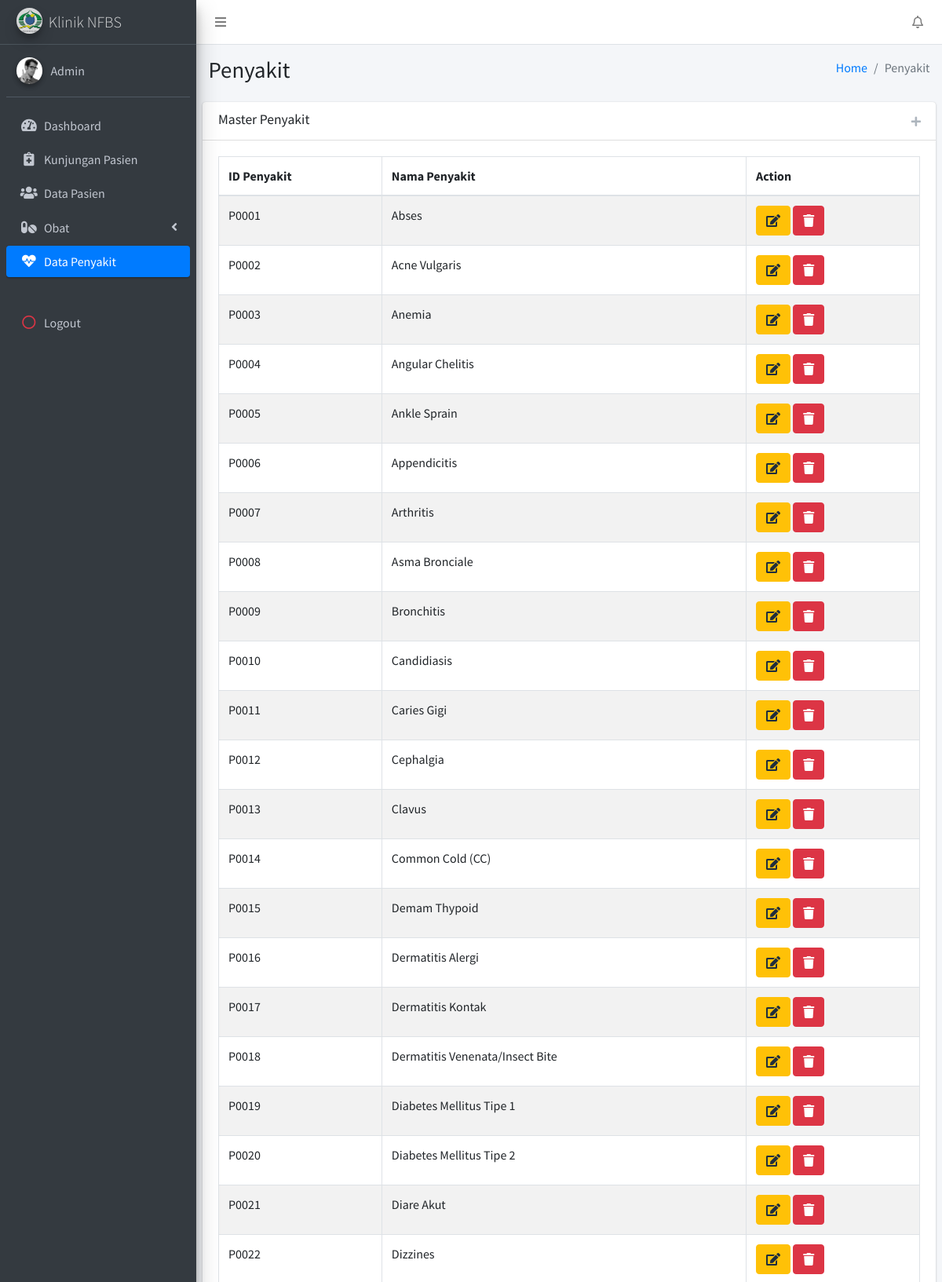
Screenshot of /views/admin/penyakit.php (signed in, upper part) with the database file from the repository.
### tables this page shows
CREATE TABLE `penyakit` (
  `id_penyakit` varchar(12) NOT NULL,
  `nama_penyakit` varchar(50) NOT NULL
);

### views/admin/penyakit.php (the view, shortened to what this page needs)
<!DOCTYPE html>
<html>
<head>
  <?php
    include ('dist/header.php');
  ?>
</head>
<body class="hold-transition sidebar-mini">
<div class="wrapper">
<?php
  include ('dist/navbar.php');
  include ('dist/sidebar.php');
?>
  <div class="content-wrapper">
    <section class="content-header">
      <div class="container-fluid">
        <div class="row mb-2">
          <div class="col-sm-6">
            <h1>Penyakit</h1>
          </div>
          <div class="col-sm-6">
            <ol class="breadcrumb float-sm-right">
              <li class="breadcrumb-item"><a href="home.php">Home</a></li>
              <li class="breadcrumb-item active">Penyakit</li>
            </ol>
          </div>
        </div>
      </div>
    </section>
    <section class="content">
      <div class="card">
        <div class="card-header">
          <h3 class="card-title">Master Penyakit</h3>
          <div class="card-tools">
            <button href="#tambah" data-toggle="modal" type="button" class="btn btn-tool" title="Tambah Data">
              <i class="fas fa-plus"></i></button>
          </div>
        </div>
        <div class="card-body">
                <table id="example1" class="table table-bordered table-striped">
      <thead>
        <th>ID Penyakit</th>
        <th>Nama Penyakit</th>
        <th>Action</th>
      </thead>
      <tbody>
        <?php
          $query=mysqli_query($conn,"select * from `penyakit`");
          while($row=mysqli_fetch_array($query)){
          ?>
          <tr>
            <td><?php echo $row['id_penyakit']; ?></td>
            <td><?php echo $row['nama_penyakit']; ?></td>
            <td>
            <button type='button' class='btn btn-warning' href="#edit<?php echo $row['id_penyakit']; ?>" data-toggle='modal' title='Edit Data Pasien'> <i class='fas fa-edit'></i></button>
            <button type='button' class='btn btn-danger delete' href="#del<?php echo $row['id_penyakit']; ?>" data-toggle='modal' title='Hapus Data Pasien'> <i class='fas fa-trash'></i></button>
                  </td>
          </tr>
          <?php
          }
        ?>
      </tbody>
    </table>
        </div>
      </div>
    </section>
  </div>
</div>
</body>
</html>

### rows the page displays
penyakit: id_penyakit "P0001", nama_penyakit "Abses"
penyakit: id_penyakit "P0002", nama_penyakit "Acne Vulgaris"
penyakit: id_penyakit "P0003", nama_penyakit "Anemia"
penyakit: id_penyakit "P0004", nama_penyakit "Angular Chelitis"
penyakit: id_penyakit "P0005", nama_penyakit "Ankle Sprain"
penyakit: id_penyakit "P0006", nama_penyakit "Appendicitis"
penyakit: id_penyakit "P0007", nama_penyakit "Arthritis"
penyakit: id_penyakit "P0008", nama_penyakit "Asma Bronciale"
penyakit: id_penyakit "P0009", nama_penyakit "Bronchitis"
penyakit: id_penyakit "P0010", nama_penyakit "Candidiasis"
penyakit: id_penyakit "P0011", nama_penyakit "Caries Gigi"
penyakit: id_penyakit "P0012", nama_penyakit "Cephalgia"
penyakit: id_penyakit "P0013", nama_penyakit "Clavus"
penyakit: id_penyakit "P0014", nama_penyakit "Common Cold (CC)"
penyakit: id_penyakit "P0015", nama_penyakit "Demam Thypoid"
penyakit: id_penyakit "P0016", nama_penyakit "Dermatitis Alergi"
penyakit: id_penyakit "P0017", nama_penyakit "Dermatitis Kontak"
penyakit: id_penyakit "P0018", nama_penyakit "Dermatitis Venenata/Insect Bite"
penyakit: id_penyakit "P0019", nama_penyakit "Diabetes Mellitus Tipe 1"
penyakit: id_penyakit "P0020", nama_penyakit "Diabetes Mellitus Tipe 2"
penyakit: id_penyakit "P0021", nama_penyakit "Diare Akut"
penyakit: id_penyakit "P0022", nama_penyakit "Dizzines"
